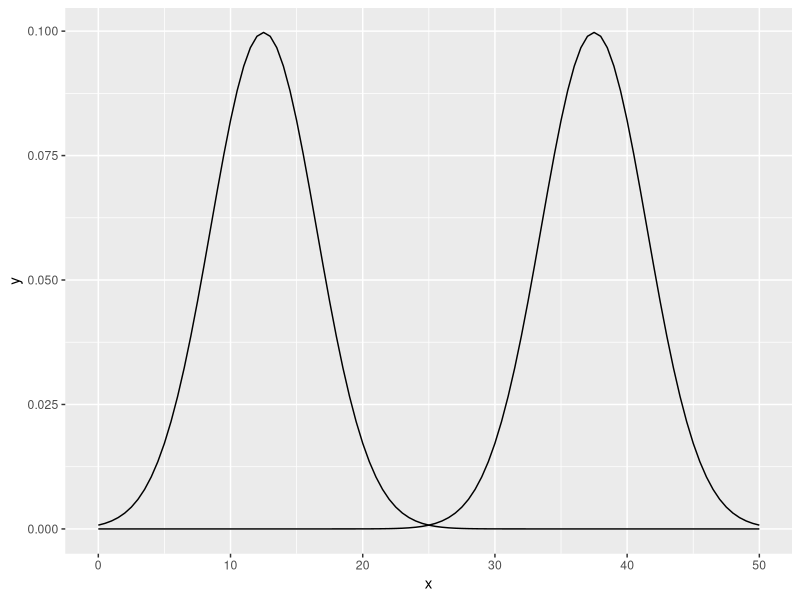

Write the R code that produced this figure.
library(ggplot2)

p <- ggplot(data.frame(x = c(0, 50)), aes(x)) + stat_function(fun = dnorm, args = list(mean = 12.5, sd = 4))+stat_function(fun = dnorm, args = list(mean = 37.5, sd = 4))

ggsave(p, file = "twonormals.pdf", width = 8, height = 5)